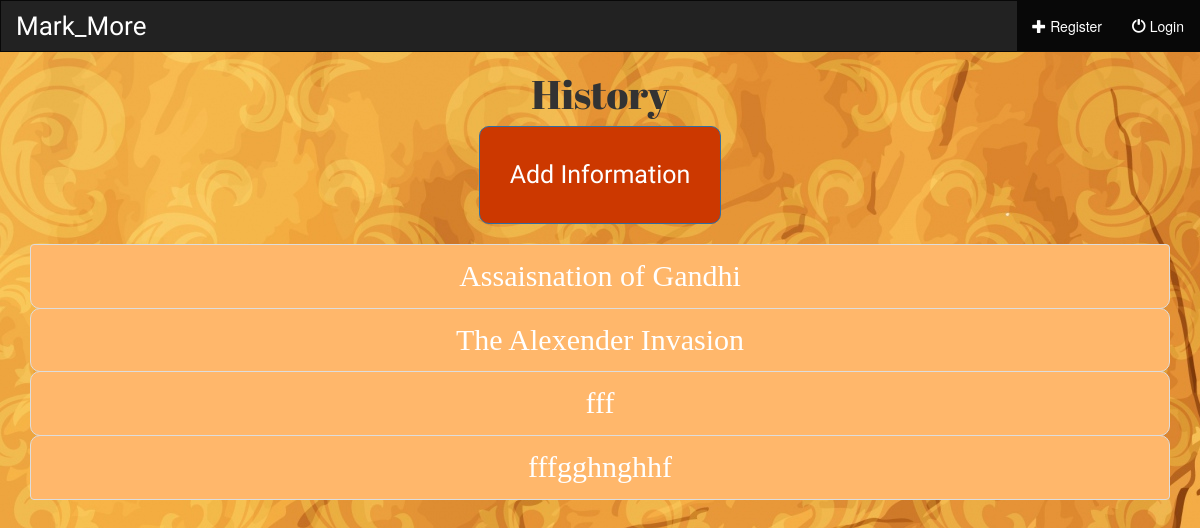
/account/5/, run on an earlier commit of the app's database.
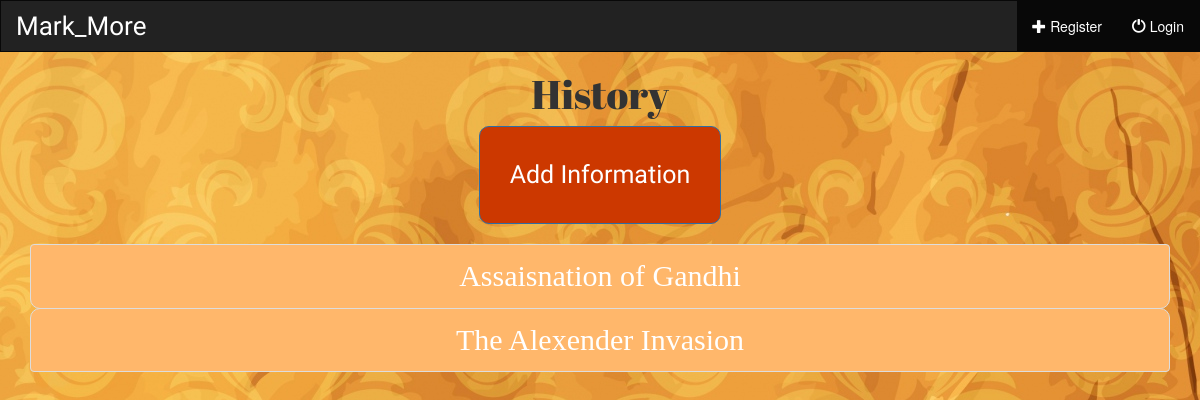
And on a later commit of the database.
### accounts/models.py (models this page shows, shortened)
class Info(models.Model):
    category = models.ForeignKey(Category , on_delete=models.CASCADE)
    title =  models.CharField(max_length=150)
    description = models.CharField(max_length=1000)
    link = models.URLField()

### accounts/views.py (the view)
# urls.py: url(r'^(?P<category_id>[0-9]+)/$', views.information, name='information'),
def information(request, category_id):
    try:
        category  = Category.objects.get(pk= category_id)
    except Category.DoesNotExist:
        raise Http404('The Album does not exsit')
    return render(request,'accounts/information.html', {'category': category})

### templates/accounts/information.html
{%  extends 'base.html' %}
{% block head %}
{% load static%}
<link rel="stylesheet" type="text/css" href="{% static 'accounts/home_style.css' %}" />
    <link rel="stylesheet" type="text/css" href="{% static 'accounts/style.css' %}" />
        <link rel="stylesheet" type="text/css" href="{% static 'accounts/button.css' %}" />
{% endblock %}
{% block body %}
    <h1 class="text-center">{{ category.category_name }}</h1>
    <div class=" text-center">
    <a href="/account/{{ category.id }}/information/add" ><button class="btn btn-primary specificbutton">Add Information</button></a>
    </div>
    <br>
    <div class="list-group ">
     <div class="container list1">
         {% for element in category.info_set.all %}
        <a href = "/account/{{ category.id }}/{{ element.id }}" class="list-group-item">{{ element.title }}</a>
    {% endfor %}
     </div>
    </div>
{% endblock %}

What changed in the data, as far as the page shows it:
removed Info: title "fff"
removed Info: title "fffgghnghhf"
